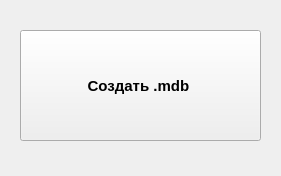
<?xml version="1.0" encoding="UTF-8"?>
<ui version="4.0">
 <class>MainWindow</class>
 <widget class="QMainWindow" name="MainWindow">
  <property name="geometry">
   <rect>
    <x>0</x>
    <y>0</y>
    <width>281</width>
    <height>176</height>
   </rect>
  </property>
  <property name="windowTitle">
   <string>Создание .mdb</string>
  </property>
  <widget class="QWidget" name="centralwidget">
   <widget class="QPushButton" name="pushButton">
    <property name="geometry">
     <rect>
      <x>20</x>
      <y>30</y>
      <width>241</width>
      <height>111</height>
     </rect>
    </property>
    <property name="font">
     <font>
      <pointsize>11</pointsize>
      <weight>75</weight>
      <bold>true</bold>
     </font>
    </property>
    <property name="text">
     <string>Создать .mdb </string>
    </property>
    <property name="checkable">
     <bool>false</bool>
    </property>
   </widget>
  </widget>
 </widget>
 <resources/>
 <connections/>
</ui>
